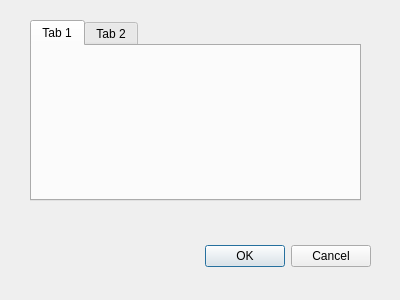
<?xml version="1.0" encoding="UTF-8"?>
<ui version="4.0">
 <class>DControlBolas</class>
 <widget class="QDialog" name="DControlBolas">
  <property name="geometry">
   <rect>
    <x>0</x>
    <y>0</y>
    <width>400</width>
    <height>300</height>
   </rect>
  </property>
  <property name="windowTitle">
   <string>Dialog</string>
  </property>
  <widget class="QDialogButtonBox" name="buttonBox">
   <property name="geometry">
    <rect>
     <x>30</x>
     <y>240</y>
     <width>341</width>
     <height>32</height>
    </rect>
   </property>
   <property name="orientation">
    <enum>Qt::Horizontal</enum>
   </property>
   <property name="standardButtons">
    <set>QDialogButtonBox::Cancel|QDialogButtonBox::Ok</set>
   </property>
  </widget>
  <widget class="QTabWidget" name="tabBolas">
   <property name="geometry">
    <rect>
     <x>30</x>
     <y>20</y>
     <width>331</width>
     <height>181</height>
    </rect>
   </property>
   <widget class="QWidget" name="tab">
    <attribute name="title">
     <string>Tab 1</string>
    </attribute>
   </widget>
   <widget class="QWidget" name="tab_2">
    <attribute name="title">
     <string>Tab 2</string>
    </attribute>
   </widget>
  </widget>
 </widget>
 <resources/>
 <connections>
  <connection>
   <sender>buttonBox</sender>
   <signal>accepted()</signal>
   <receiver>DControlBolas</receiver>
   <slot>accept()</slot>
   <hints>
    <hint type="sourcelabel">
     <x>248</x>
     <y>254</y>
    </hint>
    <hint type="destinationlabel">
     <x>157</x>
     <y>274</y>
    </hint>
   </hints>
  </connection>
  <connection>
   <sender>buttonBox</sender>
   <signal>rejected()</signal>
   <receiver>DControlBolas</receiver>
   <slot>reject()</slot>
   <hints>
    <hint type="sourcelabel">
     <x>316</x>
     <y>260</y>
    </hint>
    <hint type="destinationlabel">
     <x>286</x>
     <y>274</y>
    </hint>
   </hints>
  </connection>
 </connections>
</ui>
